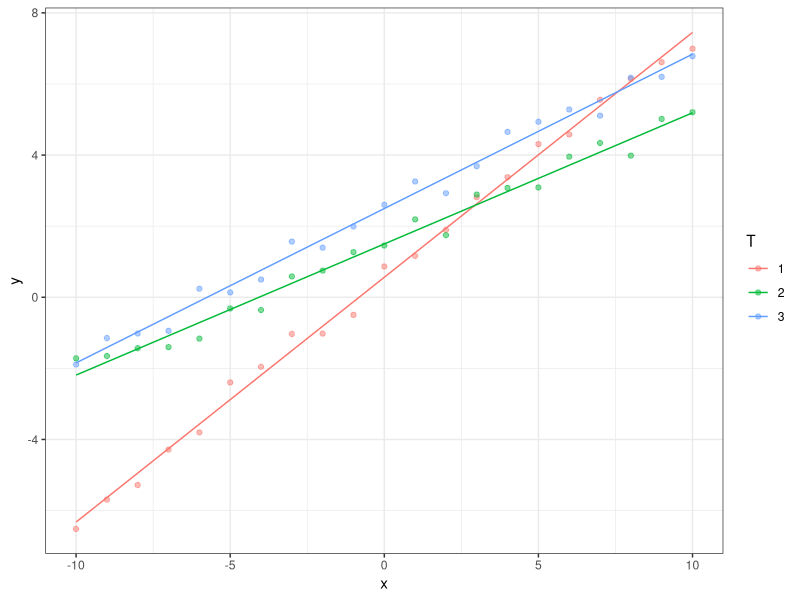

Here is the R script that generated this plot:
## ---- chunk 1

## ---- chunk 2
urlConfirmed <- "https://raw.githubusercontent.com/CSSEGISandData/COVID-19/master/csse_covid_19_data/csse_covid_19_time_series/time_series_covid19_confirmed_global.csv"
urlDeaths <- "https://raw.githubusercontent.com/CSSEGISandData/COVID-19/master/csse_covid_19_data/csse_covid_19_time_series/time_series_covid19_deaths_global.csv"

## ---- chunk 3

## ---- chunk 4

## ---- chunk 5

## ---- chunk 6

## ---- chunk 7

## ---- chunk 8

## ---- chunk 9
library(broom)
library(tidyverse)
library(ggplot2)
theme_set(theme_bw())
# Create fake data
a <- seq(-10,10,1)
d <- tibble(x=rep(a,3),
            y=c(a*runif(1)+runif(length(a)),
                a*runif(1)+1+runif(length(a)),
                a*runif(1)+2+runif(length(a))),
            T=factor(rep(1:3,each=length(a)))
            )
# Fit the data using nls() by nesting
d_fit <- d |> 
    nest(data=-T) |> 
    mutate(fit=map(data, ~ nls(data = .,
                   y~x*A+B, 
                   start=list(A=1, B=1))),
           tidied = map(fit, tidy),
           augmented = map(fit, augment))
d_fit
d_fit |> unnest(augmented)
d_fit |> unnest(tidied)
d_fit |> unnest(tidied) |> 
  select(T, term, estimate, std.error) |> 
  pivot_wider(names_from = term, 
              values_from = c(estimate,std.error))
ggplot(data=d, aes(x=x, y=y, col=T))+
    geom_point(alpha=0.5) + 
    geom_line(data=d_fit |> unnest(augmented), 
        aes(x=x,y=.fitted, col=T))
## ---- chunk 10
